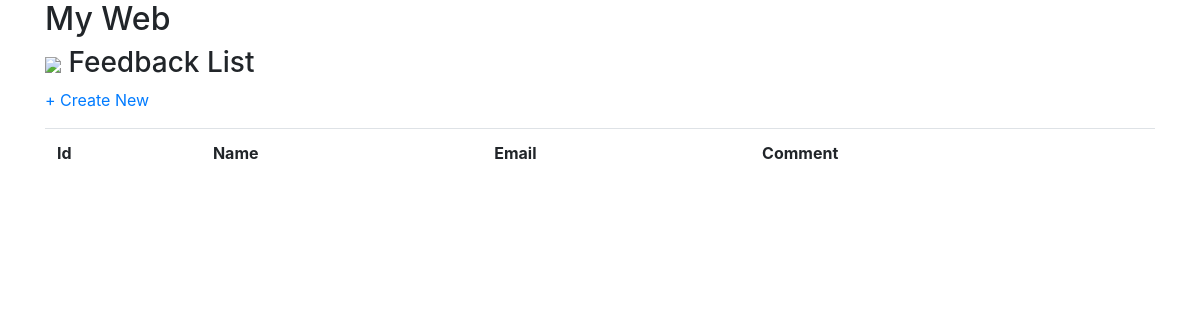
The app's page /feedback/list, older data.
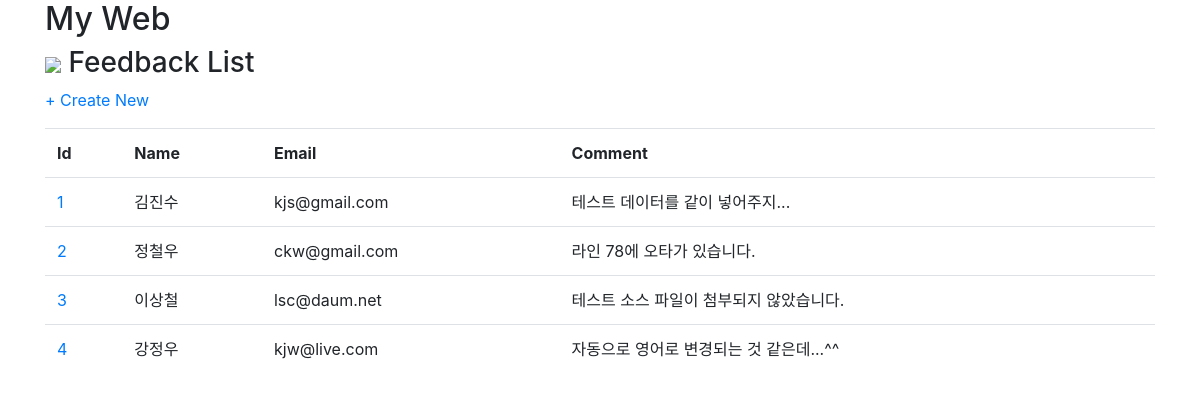
The same page, newer data.
### feedback/models.py (models this page shows)
class Feedback(models.Model):
    name = models.CharField(max_length=100)
    email = models.EmailField()
    comment = models.TextField(null=True)
    createDate = models.DateTimeField(auto_now_add=True)

### feedback/views.py (the view)
# urls.py: path('list', views.list, name='list'),
def list(request):
    fb = Feedback.objects.all()
    return render(request, 'feedback/feedbacklist.html', {'feedbacks': fb})

### feedback/templates/feedback/feedbacklist.html
{% extends "fb_base.html" %}
{% load staticfiles %}
{% block title %}
    <h3>
        <img src="{% static 'images/note.jpg' %}" style="width:50px" />
        Feedback List
    </h3>
{% endblock title %}
{% block content %}
    <p>
        <a href="{% url 'create' %}">+ Create New</a>
    </p>
    <table class="table">
        <tr><th>Id</th><th>Name</th><th>Email</th><th>Comment</th></tr>
        {% for item in feedbacks %}
            <tr>
                <td>
                    <a href="{% url 'edit' id=item.id %}">{{ item.id }}</a>
                </td>
                <td>{{ item.name }}</td>
                <td>{{ item.email }}</td>
                <td>{{ item.comment }}</td>
            </tr>
        {% endfor %}
    </table>
{% endblock content %}

Row changes from the older to the newer data that the page shows:
added Feedback: id "1", name "김진수", email "kjs@gmail.com", comment "테스트 데이터를 같이 넣어주지..."
added Feedback: id "2", name "정철우", email "ckw@gmail.com", comment "라인 78에 오타가 있습니다."
added Feedback: id "3", name "이상철", email "lsc@daum.net", comment "테스트 소스 파일이 첨부되지 않았습니다."
added Feedback: id "4", name "강정우", email "kjw@live.com", comment "자동으로 영어로 변경되는 것 같은데...^^"
